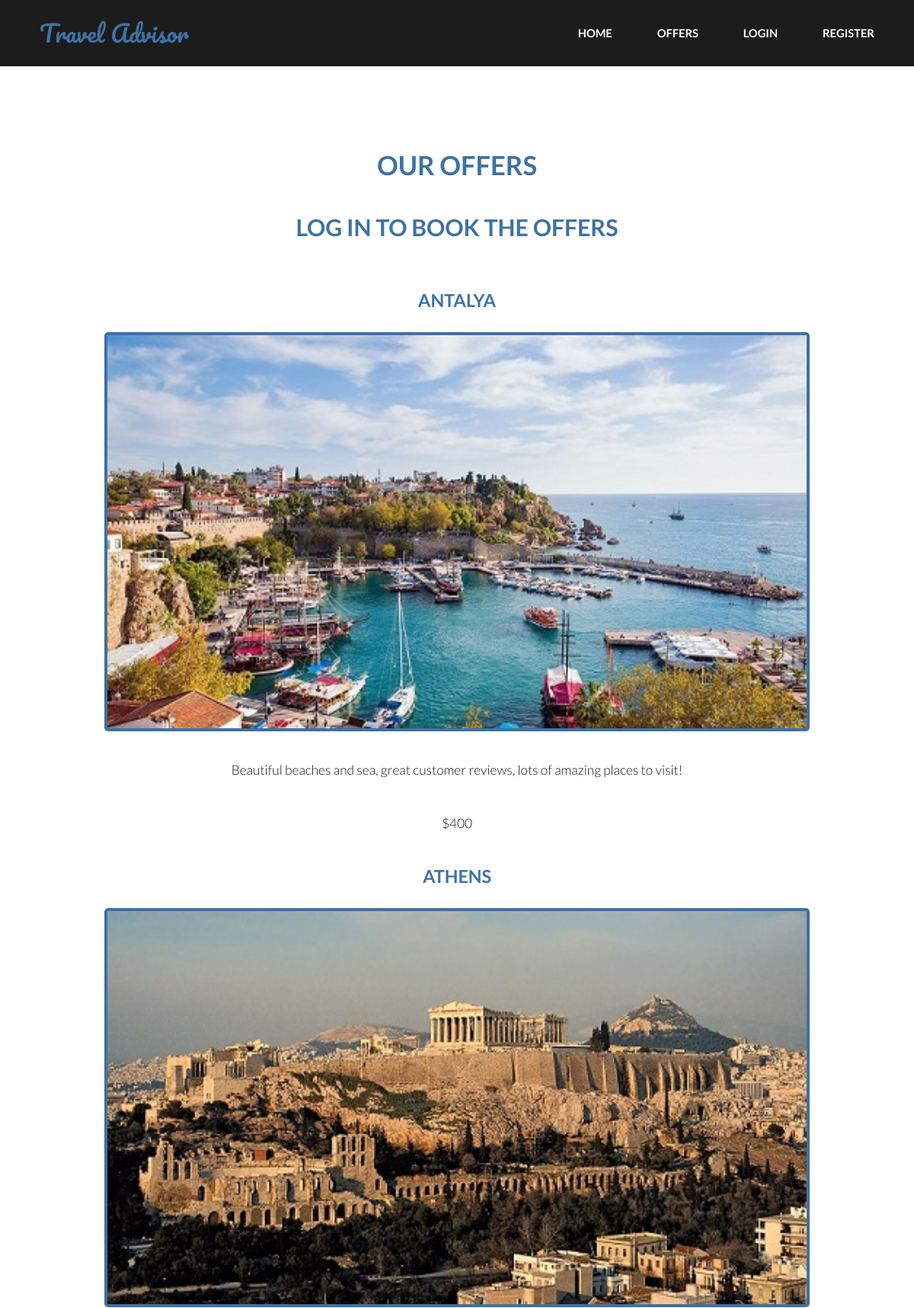
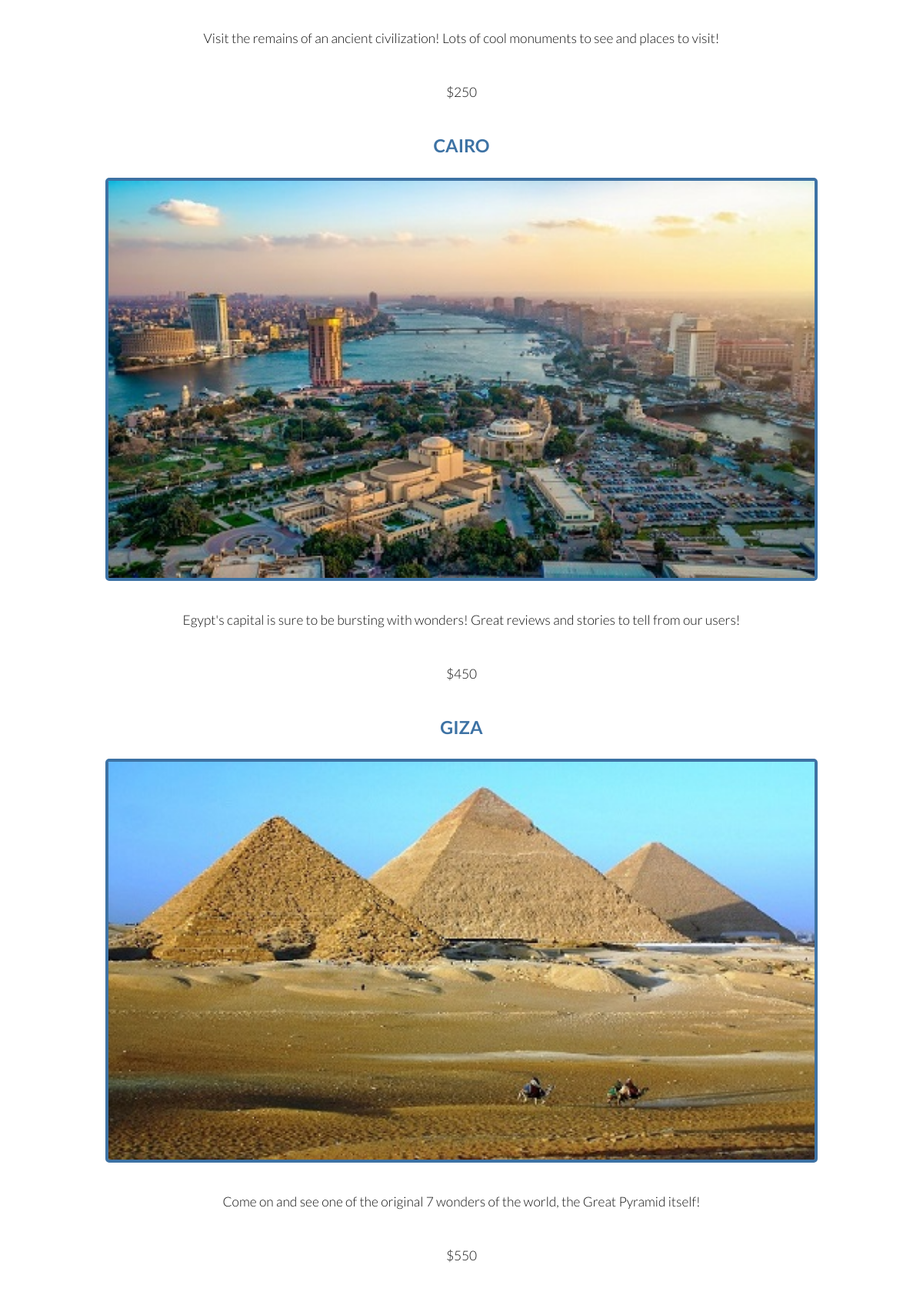
/offers.php (upper part), run on the app's committed database (2 pictures, top to bottom).
### tables this page shows
CREATE TABLE `nav` (
  `id_nav` int(3) NOT NULL,
  `user_logged` varchar(32) NOT NULL,
  `user_unlogged` varchar(32) NOT NULL,
  `admin_nav` varchar(32) NOT NULL
);

CREATE TABLE `vacation` (
  `id_img` int(3) NOT NULL,
  `name_img` varchar(32) NOT NULL,
  `desc_img` varchar(255) NOT NULL,
  `file_img` varchar(255) NOT NULL,
  `price` int(4) NOT NULL
);

### offers.php (the view, shortened to what this page needs)
<!DOCTYPE html>
<html lang="en">
    <head>
        <link rel="stylesheet" href="assets/css/page.min.css" />
    </head>
    <body>
        <header id="header">
            <div class="inner">
                <a href="index.php" class="logo">Travel Advisor</a>
                <?php
					if(isset($_SESSION["login"])) {
						if($_SESSION["login"] == "admin") {
							include("assets/php/nav/admin_nav.php");
						}
						else {
							include("assets/php/nav/logged.php");
						}
					}
					else {
						include("assets/php/nav/unlogged.php");
					}
				?>
            </div>
        </header>
        <section id="three">
				<h1 id="heads">OUR OFFERS</h1>
                <?php
                    include_once("assets/php/veza/veza.php");
                    if(isset($veza)) {
                        $upit = "select * from vacation";
                        $rez = $veza -> query($upit);
                        $row = $rez -> fetchAll();
                        if(empty($_SESSION["login"])) {
                            echo "<h2 id='heads'>LOG IN TO BOOK THE OFFERS</h2>";
                        }
                        echo "<div class='inner'>";
                        echo "<section>";
                        foreach($row as $r) {
                            $name = $r -> name_img;
                            $desc = $r -> desc_img;
                            $file = $r -> file_img;
                            $price = $r -> price;
                            echo "<div class='content'>";
                            echo "<h3>".$name."</h3>";
                            echo "</div>";
                            echo "<div class='image fit'>";
                            echo "<img id='slika' src='".$file."' alt='".$name."'/>";
                            echo "</div>";
                            echo "<p style='text-align:center;'>".$desc."</p>";
                            echo "<p style='text-align:center;'>$".$price."</p>";
                        }
                        echo "</section>";
                        echo "</div>";
                    }
                ?>
		</section>
    </body>
</html>

### assets/php/nav/unlogged.php
<?php
    include_once("assets/php/veza/veza.php");
    $arr = array("Home", "Offers", "Login", "Register");
    $upit = "select user_unlogged from nav";
    $rez = $veza -> query($upit);
    $row = $rez -> fetchAll();
    echo "<nav id='nav'>";
    $i = 0;
    foreach( $row as $r) {
        $user = $r -> user_unlogged;
        if($i <= 3) {
            echo "<a href='$user'>".$arr[$i]."</a>";
            $i++;
        }
    }
    echo "</nav>";
?>

### data on the page
nav: i "HOME"
nav: i "OFFERS"
nav: i "LOGIN"
nav: i "REGISTER"
vacation: name_img "ANTALYA", file_img+name_img (picture), desc_img "Beautiful beaches and sea, great customer reviews, lots of amazing places to visit!", price "400"
vacation: name_img "ATHENS", file_img+name_img (picture), desc_img "Visit the remains of an ancient civilization! Lots of cool monuments to see and places to visit!", price "250"
vacation: name_img "CAIRO", file_img+name_img (picture), desc_img "Egypt's capital is sure to be bursting with wonders! Great reviews and stories to tell from our users!", price "450"
vacation: name_img "GIZA", file_img+name_img (picture), desc_img "Come on and see one of the original 7 wonders of the world, the Great Pyramid itself!", price "550"
